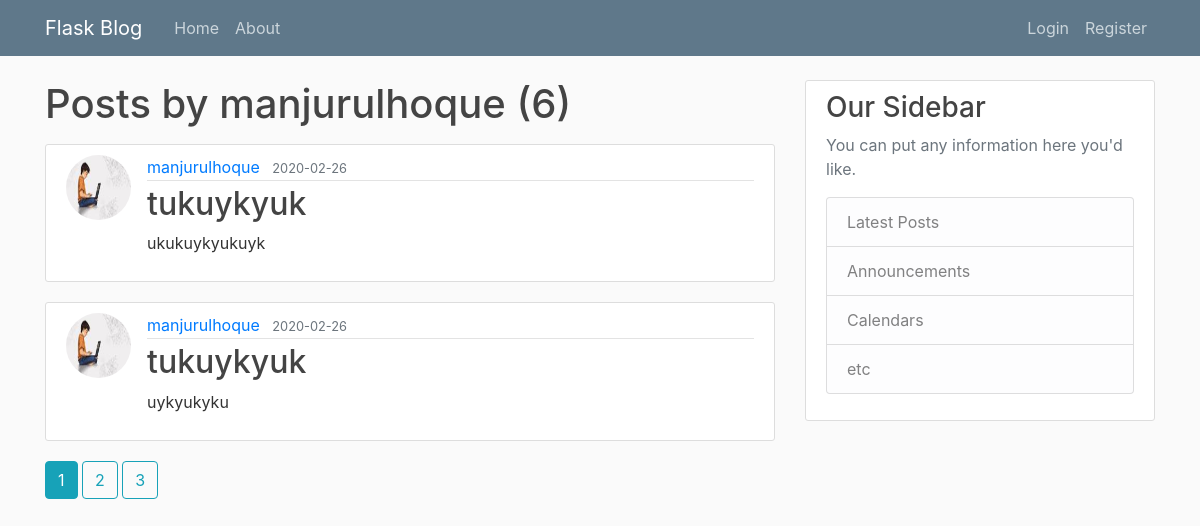
The app's page /user/manjurulhoque with its own data.
### flaskblog/models.py (models this page shows, shortened)
class User(db.Model, UserMixin):
    id = db.Column(db.Integer, primary_key=True)
    username = db.Column(db.String(20), unique=True, nullable=False)
    email = db.Column(db.String(120), unique=True, nullable=False)
    image_file = db.Column(db.String(20), nullable=False, default='default.jpg')
    password = db.Column(db.String(60), nullable=False)
    posts = db.relationship('Post', backref='author', lazy=True)

class Post(db.Model):
    id = db.Column(db.Integer, primary_key=True)
    title = db.Column(db.String(100), nullable=False)
    date_posted = db.Column(db.DateTime, nullable=False, default=datetime.utcnow)
    content = db.Column(db.Text, nullable=False)
    user_id = db.Column(db.Integer, db.ForeignKey('user.id'), nullable=False)

### flaskblog/routes.py (the view)
@app.route("/user/<string:username>", methods=['GET'])
def user_posts(username):
    page = request.args.get('page', 1, type=int)
    user = User.query.filter_by(username=username).first_or_404()
    posts = Post.query.filter_by(author=user) \
        .order_by(Post.date_posted.desc()).paginate(page=page, per_page=2)
    return render_template('user_posts.html', posts=posts, user=user)

### flaskblog/templates/user_posts.html
{% extends "layout.html" %}
{% block content %}
    <h1 class="mb-3">Posts by {{ user.username }} ({{ posts.total }})</h1>
    {% for post in posts.items %}
        <article class="media content-section">
            <img class="rounded-circle article-img" src="{{ url_for('static', filename='profile_pics/' + post.author.image_file) }}">
            <div class="media-body">
                <div class="article-metadata">
                    <a class="mr-2" href="{{ url_for('user_posts', username=post.author.username) }}">{{ post.author.username }}</a>
                    <small class="text-muted">{{ post.date_posted.strftime('%Y-%m-%d') }}</small>
                </div>
                <h2><a class="article-title" href="{{ url_for('post', post_id=post.id) }}">{{ post.title }}</a></h2>
                <p class="article-content">{{ post.content }}</p>
            </div>
        </article>
    {% endfor %}
    {% for page_num in posts.iter_pages(left_edge=1, right_edge=1, left_current=1, right_current=2) %}
        {% if page_num %}
            {% if posts.page == page_num %}
                <a class="btn btn-info mb-4" href="{{ url_for('user_posts', username=user.username, page=page_num) }}">{{ page_num }}</a>
            {% else %}
                <a class="btn btn-outline-info mb-4" href="{{ url_for('user_posts', username=user.username, page=page_num) }}">{{ page_num }}</a>
            {% endif %}
        {% else %}
            ...
        {% endif %}
    {% endfor %}
{% endblock content %}

### flaskblog/templates/layout.html (shortened to what this page needs)
<!DOCTYPE html>
<html>
<head>
    <link rel="stylesheet" href="https://maxcdn.bootstrapcdn.com/bootstrap/4.0.0/css/bootstrap.min.css">
    <link rel="stylesheet" type="text/css" href="{{ url_for('static', filename='main.css') }}">
</head>
<body>
<header class="site-header">
    <nav class="navbar navbar-expand-md navbar-dark bg-steel fixed-top">
        <div class="container">
            <a class="navbar-brand mr-4" href="/">Flask Blog</a>
            <div class="collapse navbar-collapse" id="navbarToggle">
                <div class="navbar-nav mr-auto">
                    <a class="nav-item nav-link" href="{{ url_for('home') }}">Home</a>
                    <a class="nav-item nav-link" href="{{ url_for('about') }}">About</a>
                </div>
                <div class="navbar-nav">
                    {% if current_user.is_authenticated %}
                        <a class="nav-item nav-link" href="{{ url_for('new_post') }}">New Post</a>
                        <a class="nav-item nav-link" href="{{ url_for('account') }}">Account</a>
                        <a class="nav-item nav-link" href="{{ url_for('logout') }}">Logout</a>
                    {% else %}
                        <a class="nav-item nav-link" href="{{ url_for('login') }}">Login</a>
                        <a class="nav-item nav-link" href="{{ url_for('register') }}">Register</a>
                    {% endif %}
                </div>
            </div>
        </div>
    </nav>
</header>
<main role="main" class="container">
    <div class="row">
        <div class="col-md-8">
            {% block content %}{% endblock %}
        </div>
        <div class="col-md-4">
            <div class="content-section">
                <h3>Our Sidebar</h3>
                <p class='text-muted'>You can put any information here you'd like.
                <ul class="list-group">
                    <li class="list-group-item list-group-item-light">Latest Posts</li>
                    <li class="list-group-item list-group-item-light">Announcements</li>
                    <li class="list-group-item list-group-item-light">Calendars</li>
                    <li class="list-group-item list-group-item-light">etc</li>
                </ul>
                </p>
            </div>
        </div>
    </div>
</main>
</body>
</html>

### flaskblog/static/main.css (style rules this page uses)
body { background: #fafafa; color: #333333; margin-top: 5rem; }
h1, h2, h3, h4, h5, h6 { color: #444444; }
.bg-steel { background-color: #5f788a; }
.site-header .navbar-nav .nav-link { color: #cbd5db; }
.content-section { background: #ffffff; padding: 10px 20px; border: 1px solid #dddddd; border-radius: 3px; margin-bottom: 20px; }
.article-title { color: #444444; }
.article-content { white-space: pre-line; }
.article-img { height: 65px; width: 65px; margin-right: 16px; }
.article-metadata { padding-bottom: 1px; margin-bottom: 4px; border-bottom: 1px solid #e3e3e3 }

### records on screen
User: username "manjurulhoque"
Post: image_file (picture), author.username "manjurulhoque", date_posted "2020-02-26", title "tukuykyuk", content "ukukuykyukuyk"
Post: image_file (picture), author.username "manjurulhoque", date_posted "2020-02-26", title "tukuykyuk", content "uykyukyku"

### other values on screen
{{ posts.total }} "6"
{{ page_num }} "1"
{{ page_num }} "2" "3"
